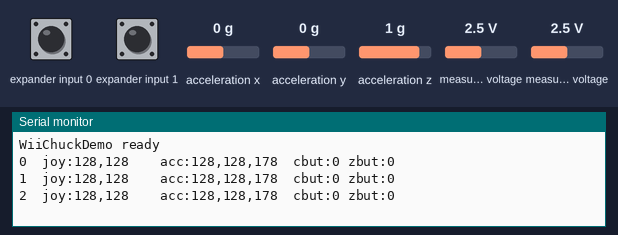
The sketch below on a simulated Arduino Uno, built with avr-gcc and run on an emulated ATmega328P. Shown: the last lines printed to the serial monitor. Wiring (inferred from the names in the program): Wii Nunchuk at I2C address 0x52. Inputs (shaded band) come from the test bench; at power-on: acceleration x 0 g, measured voltage 2.5 V, expander input 0 HIGH, expander input 1 HIGH, acceleration y 0 g, acceleration z 1 g.

Above: at 1.5 s.
1.6 s: acceleration x set to -1.4 g
At 2.4 s:
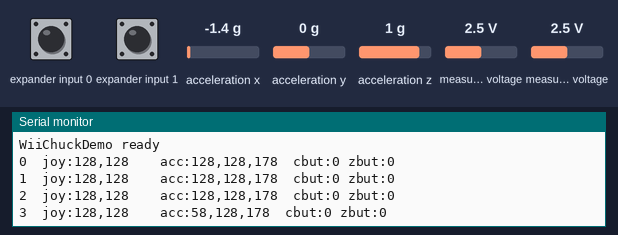
3.1 s: measured voltage (sensor 200) set to 0.1 V
At 3.6 s:
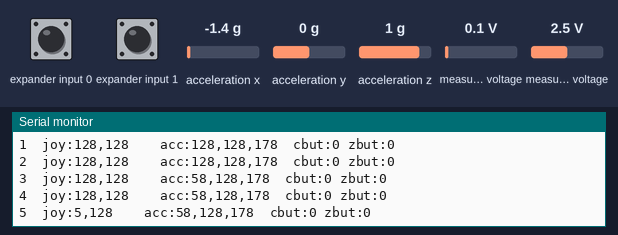
4.6 s: measured voltage (sensor 201) set to 0.1 V
At 5.4 s:
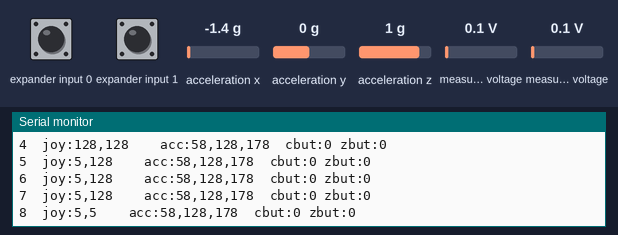
6.1 s: expander input 0 pulled LOW for 0.75 s
At 6.6 s:
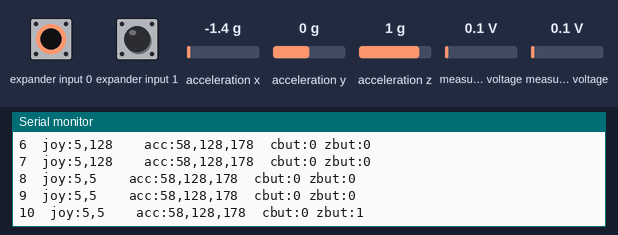
8.3 s: expander input 1 pulled LOW for 0.75 s
At 9.1 s:
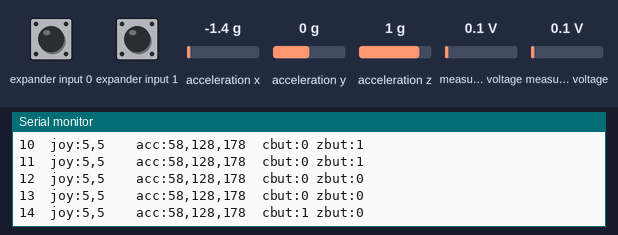
10.5 s: acceleration y set to -1.4 g
At 10.5 s:
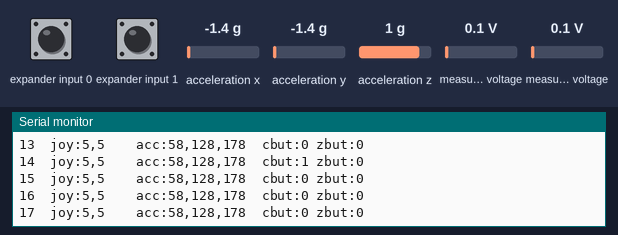
Timing chart, 0 to 13.0 s (numbered marks = the images above; inputs shaded):
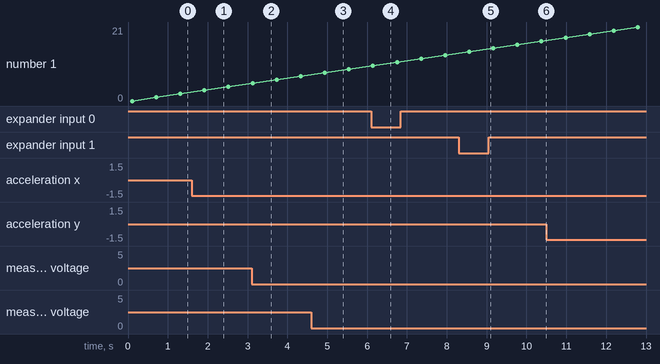

The sketch:

wiichuck_demo.ino
```cpp
/*
 * WiiChuckDemo -- 2008 Tod E. Kurt, http://thingm.com/
 * Slight revisions to get more details
 */

// Original obtained from http://todbot.com/blog/2008/02/18/wiichuck-wii-nunchuck-adapter-available/comment-page-10/
// See also http://github.com/todbot/wiichuck_adapter/ (in firmware/WiichuckDemo)

// Wii Nunchuck pins: Data -> Leonardo digital 2 or Uno A4
//                    Clk  -> Leonardo digital 3 or Uno A5

#include <Wire.h>
#include "nunchuck_funcs.h"

int loop_cnt=0;

int accx, accy, accz, joyx, joyy, zbut, cbut;
int ledPin = 13;


void setup()
{
    Serial.begin(9600);
//    nunchuck_setpowerpins();
    nunchuck_init(); // send the initilization handshake

    Serial.print("WiiChuckDemo ready\n");
}

void loop()
{
    if( loop_cnt > 100 ) { // every 100 msecs get new data
        loop_cnt = 0;

        nunchuck_get_data();

        accx = nunchuck_accelx(); // ranges from approx 70 - 182
        accy = nunchuck_accely(); // ranges from approx 65 - 173
        accz = nunchuck_accelz();
        joyx = nunchuck_joyx();
        joyy = nunchuck_joyy();
        zbut = nunchuck_zbutton();
        cbut = nunchuck_cbutton();

	nunchuck_print_data();
	delay(500);
    }
    loop_cnt++;
    delay(1);
}
```

nunchuck_funcs.h
```cpp
/*
 * Nunchuck functions  -- Talk to a Wii Nunchuck
 *
 * This library is from the Bionic Arduino course :
 *                          http://todbot.com/blog/bionicarduino/
 *
 * 2007-11 Tod E. Kurt, http://todbot.com/blog/
 *
 * The Wii Nunchuck reading code originally from Windmeadow Labs
 *   http://www.windmeadow.com/node/42
 */

#if (ARDUINO >= 100)
#include <Arduino.h>
#else
#include <WProgram.h>
//#define Wire.write(x) Wire.send(x)
//#define Wire.read() Wire.receive()
#endif


static uint8_t nunchuck_buf[6];   // array to store nunchuck data,

//// Uses port C (analog in) pins as power & ground for Nunchuck
//static void nunchuck_setpowerpins()
//{
//#define pwrpin PORTC3
//#define gndpin PORTC2
//    DDRC |= _BV(pwrpin) | _BV(gndpin);
//    PORTC &=~ _BV(gndpin);
//    PORTC |=  _BV(pwrpin);
//    delay(100);  // wait for things to stabilize
//}

// initialize the I2C system, join the I2C bus,
// and tell the nunchuck we're talking to it
static void nunchuck_init()
{
    Wire.begin();                // join i2c bus as master
    Wire.beginTransmission(0x52);// transmit to device 0x52
#if (ARDUINO >= 100)
    Wire.write((uint8_t)0x40);// sends memory address
    Wire.write((uint8_t)0x00);// sends sent a zero.
#else
    Wire.send((uint8_t)0x40);// sends memory address
    Wire.send((uint8_t)0x00);// sends sent a zero.
#endif
    Wire.endTransmission();// stop transmitting
}

// Send a request for data to the nunchuck
// was "send_zero()"
static void nunchuck_send_request()
{
    Wire.beginTransmission(0x52);// transmit to device 0x52
#if (ARDUINO >= 100)
    Wire.write((uint8_t)0x00);// sends one byte
#else
    Wire.send((uint8_t)0x00);// sends one byte
#endif
    Wire.endTransmission();// stop transmitting
}

// Encode data to format that most wiimote drivers except
// only needed if you use one of the regular wiimote drivers
static char nunchuk_decode_byte (char x)
{
    x = (x ^ 0x17) + 0x17;
    return x;
}

// Receive data back from the nunchuck,
// returns 1 on successful read. returns 0 on failure
static int nunchuck_get_data()
{
    int cnt=0;
    Wire.requestFrom (0x52, 6);// request data from nunchuck
    while (Wire.available ()) {
        // receive byte as an integer
#if (ARDUINO >= 100)
        nunchuck_buf[cnt] = nunchuk_decode_byte( Wire.read() );
#else
        nunchuck_buf[cnt] = nunchuk_decode_byte( Wire.receive() );
#endif
        cnt++;
    }
    nunchuck_send_request();  // send request for next data payload
    // If we recieved the 6 bytes, then go print them
    if (cnt >= 5) {
        return 1;   // success
    }
    return 0; //failure
}


// returns zbutton state: 1=pressed, 0=notpressed
static int nunchuck_zbutton()
{
    return ((nunchuck_buf[5] >> 0) & 1) ? 0 : 1;  // voodoo
}

// returns zbutton state: 1=pressed, 0=notpressed
static int nunchuck_cbutton()
{
    return ((nunchuck_buf[5] >> 1) & 1) ? 0 : 1;  // voodoo
}

// returns value of x-axis joystick
static int nunchuck_joyx()
{
    return nunchuck_buf[0];
}

// returns value of y-axis joystick
static int nunchuck_joyy()
{
    return nunchuck_buf[1];
}

// returns value of x-axis accelerometer
static int nunchuck_accelx()
{
    return nunchuck_buf[2];   // FIXME: this leaves out 2-bits of the data
}

// returns value of y-axis accelerometer
static int nunchuck_accely()
{
    return nunchuck_buf[3];   // FIXME: this leaves out 2-bits of the data
}

// returns value of z-axis accelerometer
static int nunchuck_accelz()
{
    return nunchuck_buf[4];   // FIXME: this leaves out 2-bits of the data
}

// Print the input data we have received
// accel data is 10 bits long
// so we read 8 bits, then we have to add
// on the last 2 bits.  That is why I
// multiply them by 2 * 2
static void nunchuck_print_data()
{
    static int i=0;
    int accx = nunchuck_accelx(); // ranges from approx 70 - 182
    int accy = nunchuck_accely(); // ranges from approx 65 - 173
    int accz = nunchuck_accelz();
    int joyx = nunchuck_joyx();
    int joyy = nunchuck_joyy();
    int zbut = nunchuck_zbutton();
    int cbut = nunchuck_cbutton();

    Serial.print(i,DEC);
    Serial.print("\t");

    Serial.print("joy:");
    Serial.print(joyx,DEC);
    Serial.print(",");
    Serial.print(joyy, DEC);
    Serial.print("  \t");

    Serial.print("acc:");
    Serial.print(accx, DEC);
    Serial.print(",");
    Serial.print(accy, DEC);
    Serial.print(",");
    Serial.print(accz, DEC);
    Serial.print("\t");

    Serial.print("cbut:");
    Serial.print(cbut, DEC);
    Serial.print(" zbut:");
    Serial.print(zbut, DEC);

    Serial.print("\r\n");  // newline
    i++;
}
```

Measured:
- after the input at 1.6 s, the serial monitor: prints a new line after 0.32 s (image 1)
- after the input at 3.1 s, the serial monitor: prints a new line at once (image 2)
- after the input at 4.6 s, the serial monitor: prints a new line after 0.34 s (image 3)
- after the input at 6.1 s, the serial monitor: prints a new line after 0.05 s (image 4)
- after the input at 8.3 s, the serial monitor: prints a new line after 0.26 s (image 5)
